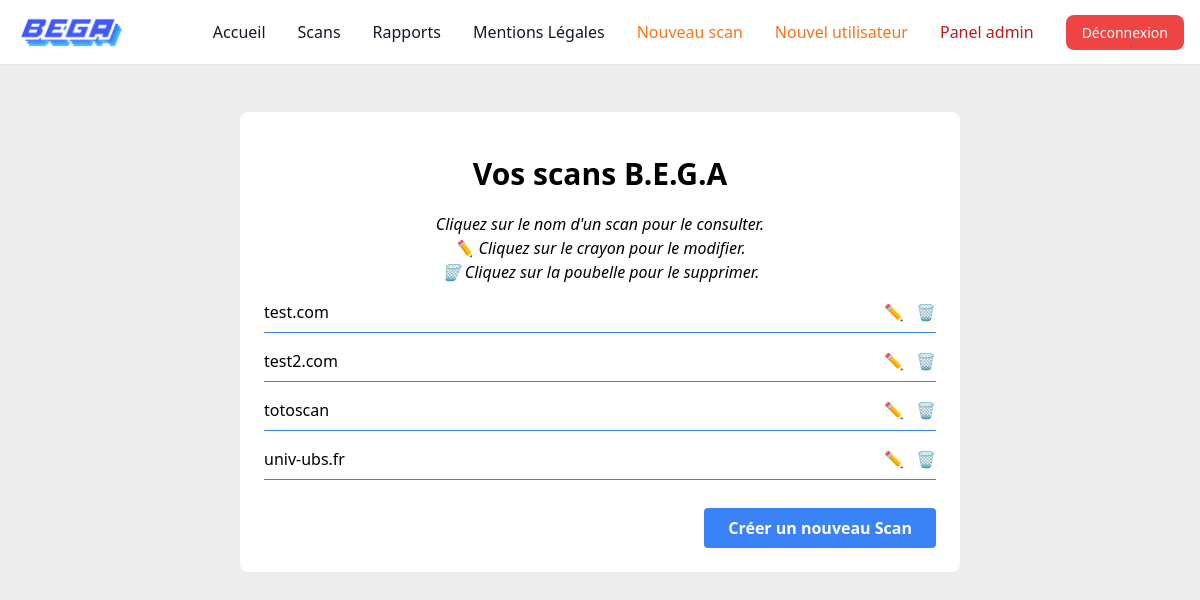
Page /scans/ (signed in) on the committed database.
### scan/models.py (models this page shows, shortened)
class Scan(models.Model):
    domain_name=models.fields.CharField(max_length=100)
    tapirus = models.fields.BooleanField(default=False)
    goat = models.fields.BooleanField(default=False)
    owl = models.fields.BooleanField(default=False)
    kangaroo = models.fields.BooleanField(default=False)
    badger = models.fields.BooleanField(default=False)
    limit = models.fields.IntegerField()
    dkim=models.fields.CharField(max_length=100)
    user = models.ForeignKey(User, null=False, on_delete=models.CASCADE)

### scan/views.py (the view)
# urls.py: path('scans/', scan.views.scan_list, name="scan-list"),
@login_required
def scan_list(request):
    if request.user.is_superuser:
        scans = Scan.objects.all()
    else:
        scans = Scan.objects.filter(user=request.user)
    return render(request, 'scan/scan_list.html', {'scans': scans})

### scan/templates/scan/scan_list.html
{% extends 'scan/base.html' %}
{% block content %}
<div class="inset-0 flex justify-center items-center mt-28 mb-5">
    <div class="bg-white p-6 rounded-lg max-w-[60%] w-full flex justify-center flex-col">
        <h1 class="text-black text-3xl font-bold rounded-lg text-center break-words mt-5">Vos scans B.E.G.A</h1>
        <p class="text-center italic mt-5">Cliquez sur le nom d'un scan pour le consulter. <br> ✏️ Cliquez sur le crayon pour le modifier. <br> 🗑️ Cliquez sur la poubelle pour le supprimer.</p>
        <ul class="w-full">
            {% for scan in scans %}
                <li class="border-b border-blue-500 py-2 my-2">
                    <div class="flex justify-between items-center hover:font-bold">
                        <span><a href="{% url 'scan-detail' scan.id %}">{{ scan.domain_name }}</a></span>
                        <span>
                            <a href="{% url 'scan-update' scan.id %}" class="mr-2">✏️</a>
                            <a href="{% url 'scan-delete' scan.id %}">🗑️</a>
                        </span>
                    </div>
                </li>
            {% endfor %}
        </ul>
        <div class="flex justify-end mt-5 w-full">
            <a href="{% url 'scan-create' %}" class="bg-blue-500 hover:bg-blue-700 text-white font-bold py-2 px-6 rounded">Créer un nouveau Scan</a>
        </div>
    </div>
</div>
{% endblock %}

### rows in the picture
Scan: domain_name "test.com"
Scan: domain_name "test2.com"
Scan: domain_name "totoscan"
Scan: domain_name "univ-ubs.fr"
